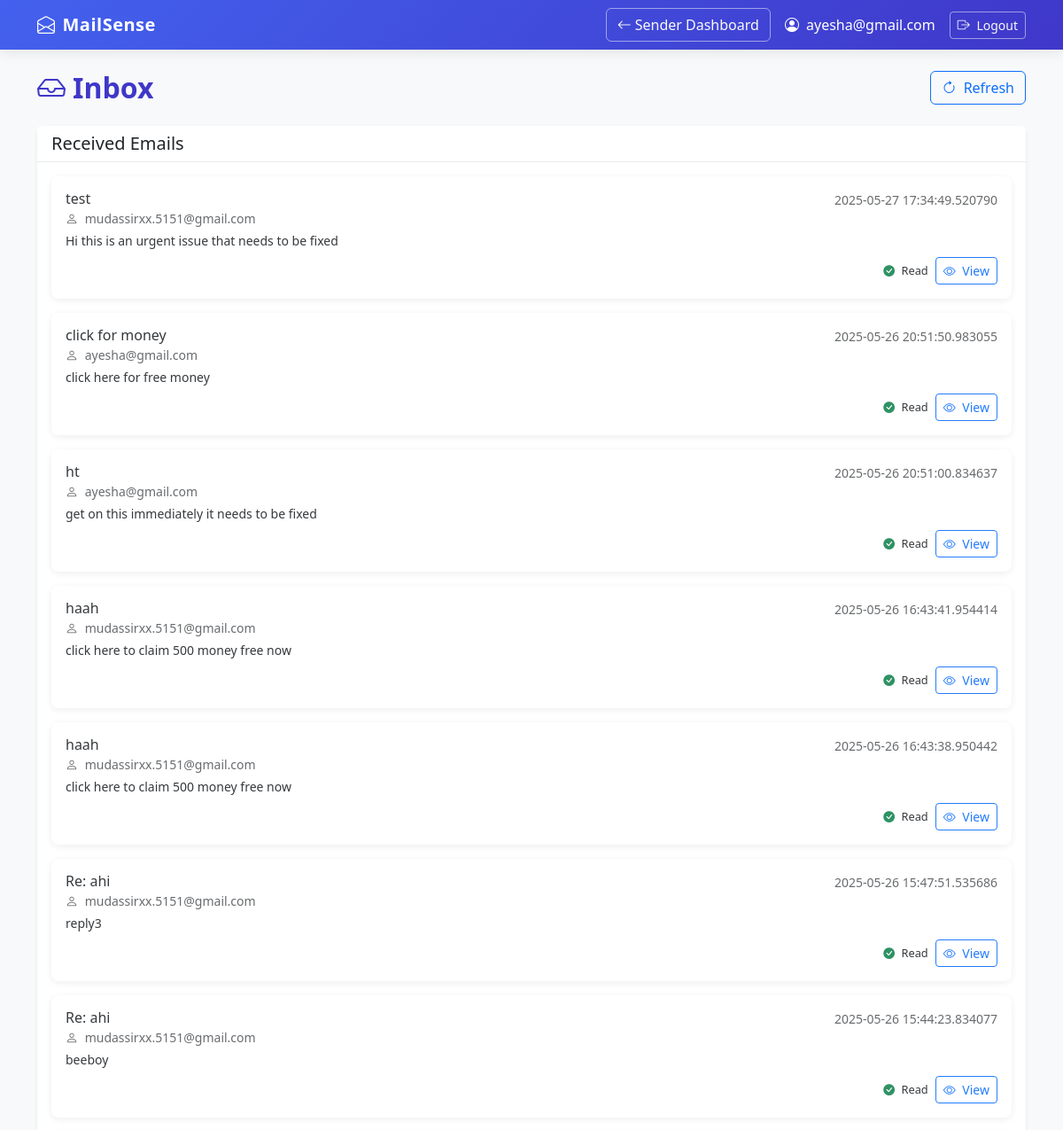
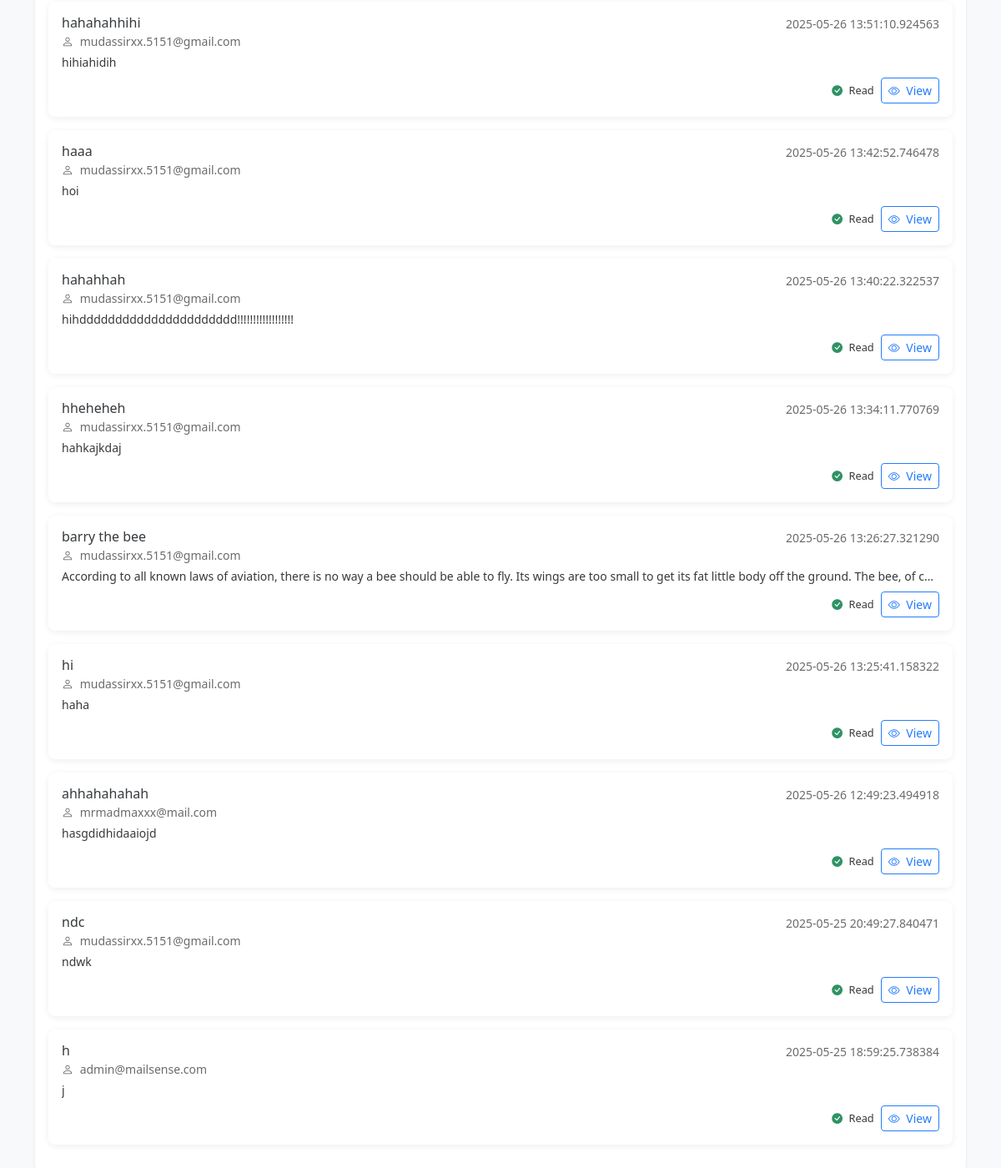
Screenshot of /received_emails (signed in) with the database file from the repository (2 pictures, top to bottom).
### tables this page shows
CREATE TABLE emails (
            id INTEGER PRIMARY KEY,
            sender_id INTEGER NOT NULL,
            recipient_email TEXT NOT NULL,
            subject TEXT,
            body TEXT,
            sent_at TIMESTAMP DEFAULT CURRENT_TIMESTAMP,
            opened_at TIMESTAMP NULL,
            is_spam BOOLEAN DEFAULT 0,
            tone TEXT,
            FOREIGN KEY (sender_id) REFERENCES users(id)
        );

CREATE TABLE users (
            id INTEGER PRIMARY KEY,
            email TEXT UNIQUE NOT NULL,
            password_hash TEXT NOT NULL,
            is_active BOOLEAN DEFAULT 1,
            is_admin BOOLEAN DEFAULT 0
        );

### app.py (the view)
@app.route('/received_emails')
def received_emails():
    if 'user_id' not in session:
        return redirect(url_for('login'))
    current_email = session.get('email')
    conn = get_db()
    cur = conn.cursor()
    cur.execute("""
        SELECT
            e.id, e.subject, e.body, e.sent_at, e.opened_at,
            u.email AS sender_email
        FROM emails e
        JOIN users u ON e.sender_id = u.id
        WHERE e.recipient_email = ?
        ORDER BY e.sent_at DESC
    """, (current_email,))
    emails = cur.fetchall()
    conn.close()
    return render_template('received_emails.html', emails=emails, current_user=current_email)

### app.py (called while the page is built)
def get_db():
    conn = sqlite3.connect(DATABASE)
    conn.row_factory = sqlite3.Row
    return conn

### templates/received_emails.html (shortened to what this page needs)
<!DOCTYPE html>
<html lang="en">
<head>
  <link href="https://cdn.jsdelivr.net/npm/bootstrap@5.3.0/dist/css/bootstrap.min.css" rel="stylesheet" />
  <link rel="stylesheet" href="https://cdn.jsdelivr.net/npm/bootstrap-icons@1.10.0/font/bootstrap-icons.css" />
</head>
<body class="bg-light">
  <nav class="navbar navbar-expand-lg navbar-dark">
    <div class="container">
      <a class="navbar-brand d-flex align-items-center" href="#">
        <i class="bi bi-envelope-open me-2"></i> MailSense
      </a>
      <div class="d-flex align-items-center gap-3">
        <a href="{{ url_for('sender_dashboard') }}" class="btn btn-outline-light d-flex align-items-center">
          <i class="bi bi-arrow-left me-1"></i> Sender Dashboard
        </a>
        <span class="text-white">
          <i class="bi bi-person-circle me-1"></i> {{ current_user }}
        </span>
        <a href="{{ url_for('logout') }}" class="btn btn-sm btn-outline-light">
          <i class="bi bi-box-arrow-right me-1"></i> Logout
        </a>
      </div>
    </div>
  </nav>
  <div class="container py-4">
    <div class="d-flex align-items-center justify-content-between mb-4">
      <h2 class="mb-0 d-flex align-items-center">
        <i class="bi bi-inbox me-2"></i> Inbox
      </h2>
      <button id="refresh-inbox" class="btn btn-outline-primary">
        <i class="bi bi-arrow-clockwise me-1"></i> Refresh
      </button>
    </div>
    <div class="card shadow-sm">
      <div class="card-header bg-white">
        <h5 class="mb-0">Received Emails</h5>
      </div>
      <div class="card-body p-3">
        <div id="emails-list">
          {% if emails %}
            {% for email in emails %}
            <div
              class="email-card card mb-3 {% if email.opened_at %}read{% else %}unread{% endif %}"
              data-email-id="{{ email.id }}"
              data-full-body="{{ email.body }}"
            >
              <div class="card-body">
                <div class="d-flex justify-content-between align-items-start">
                  <h6 class="card-title mb-0">
                    {{ email.subject or '(No subject)' }}
                  </h6>
                  <span class="text-muted small">
                    {{ email.sent_at }}
                  </span>
                </div>
                <p class="card-text text-muted mb-1 small">
                  <i class="bi bi-person me-1"></i> {{ email.sender_email }}
                </p>
                <p class="card-text text-truncate small mb-2">
                  {{ email.body }}
                </p>
                <div class="d-flex flex-wrap align-items-center gap-2">
                  <span class="read-status ms-auto small">
                    {% if email.opened_at %}
                    <i class="bi bi-check-circle-fill text-success me-1"></i>
                    Read
                    {% else %}
                    <i class="bi bi-circle text-primary me-1"></i>
                    Unread
                    {% endif %}
                  </span>
                  <button
                    class="btn btn-sm btn-outline-primary view-email-btn"
                    data-email-id="{{ email.id }}"
                  >
                    <i class="bi bi-eye me-1"></i> View
                  </button>
                </div>
              </div>
            </div>
            {% endfor %}
          {% else %}
            <div class="text-center py-5">
              <i class="bi bi-envelope-slash text-muted" style="font-size: 3rem;"></i>
              <h5 class="mt-3 text-muted">No emails received</h5>
              <p class="text-muted">Your inbox is empty</p>
            </div>
          {% endif %}
        </div>
      </div>
    </div>
  </div>
</body>
</html>

### templates/received_emails.html (style rules this page uses)
:root { --primary-color: #4361ee; --secondary-color: #3f37c9; --success-color: #4cc9f0; --light-bg: #f8f9fa; --card-shadow: 0 2px 10px rgba(0, 0, 0, 0.08); }
body { background-color: var(--light-bg); font-family: "Segoe UI", system-ui, -apple-system, sans-serif; }
.navbar { box-shadow: 0 2px 15px rgba(0, 0, 0, 0.1); background: linear-gradient(135deg, var(--primary-color), var(--secondary-color)); }
.navbar-brand { font-weight: 600; letter-spacing: 0.5px; }
.email-card { transition: all 0.3s ease, opacity 0.4s ease, transform 0.4s ease; border-left: 4px solid transparent; opacity: 0; transform: translateY(10px); border-radius: 8px; margin-bottom: 1rem; }
.email-card.visible { opacity: 1; transform: translateY(0); }
.email-card.read { border-left-color: #198754; opacity: 0.9; }
.read-status { font-size: 0.8rem; font-weight: 500; }
.btn-outline-light { border-color: rgba(255, 255, 255, 0.5); }
.card { border: none; border-radius: 8px; box-shadow: var(--card-shadow); }
.card-header { background-color: white; border-bottom: 1px solid rgba(0,0,0,0.08); font-weight: 600; }
h2 { font-weight: 600; color: var(--secondary-color); margin-bottom: 1.5rem; }

### rows the page displays
emails: subject "test", sent_at "2025-05-27 17:34:49.520790", sender_email "mudassirxx.5151@gmail.com", body "Hi this is an urgent issue that needs to be fixed", shows "Read"
emails: subject "click for money", sent_at "2025-05-26 20:51:50.983055", sender_email "ayesha@gmail.com", body "click here for free money", shows "Read"
emails: subject "ht", sent_at "2025-05-26 20:51:00.834637", sender_email "ayesha@gmail.com", body "get on this immediately it needs to be fixed", shows "Read"
emails: subject "haah", sent_at "2025-05-26 16:43:41.954414", sender_email "mudassirxx.5151@gmail.com", body "click here to claim 500 money free now", shows "Read"
emails: subject "haah", sent_at "2025-05-26 16:43:38.950442", sender_email "mudassirxx.5151@gmail.com", body "click here to claim 500 money free now", shows "Read"
emails: subject "Re: ahi", sent_at "2025-05-26 15:47:51.535686", sender_email "mudassirxx.5151@gmail.com", body "reply3", shows "Read"
emails: subject "Re: ahi", sent_at "2025-05-26 15:44:23.834077", sender_email "mudassirxx.5151@gmail.com", body "beeboy", shows "Read"
emails: subject "hahahahhihi", sent_at "2025-05-26 13:51:10.924563", sender_email "mudassirxx.5151@gmail.com", body "hihiahidih", shows "Read"
emails: subject "haaa", sent_at "2025-05-26 13:42:52.746478", sender_email "mudassirxx.5151@gmail.com", body "hoi", shows "Read"
emails: subject "hahahhah", sent_at "2025-05-26 13:40:22.322537", sender_email "mudassirxx.5151@gmail.com", body "hihdddddddddddddddddddddd!!!!!!!!!!!!!!!!!!", shows "Read"
emails: subject "hheheheh", sent_at "2025-05-26 13:34:11.770769", sender_email "mudassirxx.5151@gmail.com", body "hahkajkdaj", shows "Read"
emails: subject "barry the bee", sent_at "2025-05-26 13:26:27.321290", sender_email "mudassirxx.5151@gmail.com", body "According to all known laws of aviation, there is no way a bee should be able to fly. Its wings are too small to get its fat little body off the ground. The bee, of c…", shows "Read"
emails: subject "hi", sent_at "2025-05-26 13:25:41.158322", sender_email "mudassirxx.5151@gmail.com", body "haha", shows "Read"
emails: subject "ahhahahahah", sent_at "2025-05-26 12:49:23.494918", sender_email "mrmadmaxxx@mail.com", body "hasgdidhidaaiojd", shows "Read"
emails: subject "ndc", sent_at "2025-05-25 20:49:27.840471", sender_email "mudassirxx.5151@gmail.com", body "ndwk", shows "Read"
emails: subject "h", sent_at "2025-05-25 18:59:25.738384", sender_email "admin@mailsense.com", body "j", shows "Read"

### other values shown
{{ current_user }} "ayesha@gmail.com"
